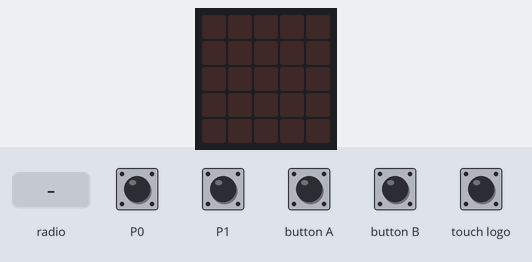
The program below on a simulated BBC micro:bit (MakeCode). On the bench: the board's 5×5 LED display. The inputs (shaded band) are chosen by the test bench.

Above: at 1.2 s.
1.3 s: touch pin P0 pressed for 0.15 s
At 2.3 s:
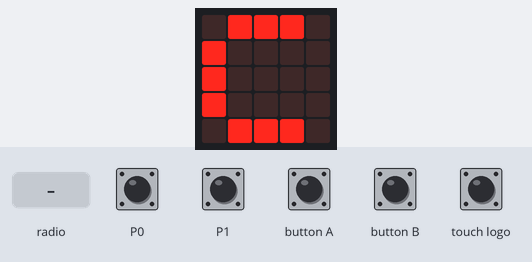
2.9 s: touch pin P1 pressed for 0.15 s
At 3.5 s:
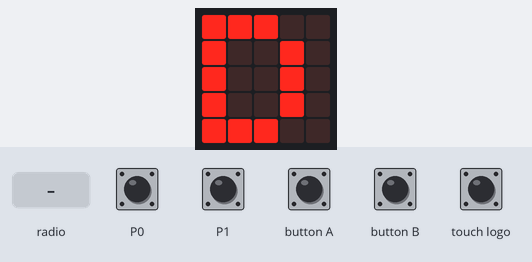
4.5 s: button A pressed for 0.15 s
At 5.8 s:
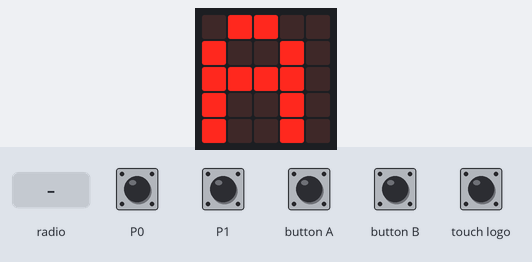
6.1 s: button B pressed for 0.15 s
At 7.2 s:
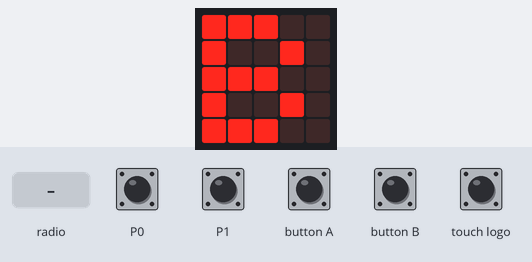
7.7 s: radio message "0" arrives
At 8.9 s:
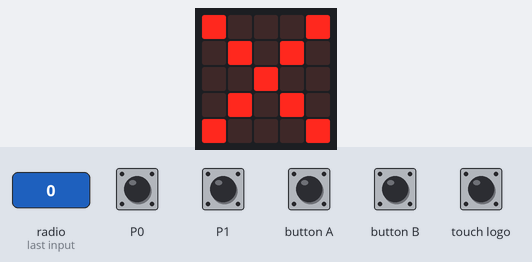
9.2 s: radio message "1" arrives
At 10.0 s:
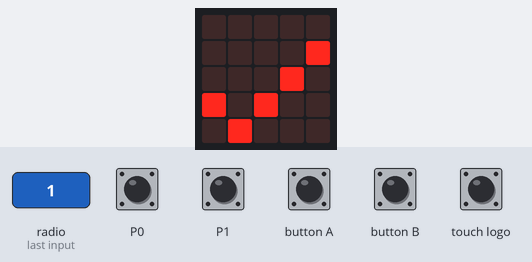
Timing chart, 0 to 11.7 s (numbered marks = the images above; inputs shaded):
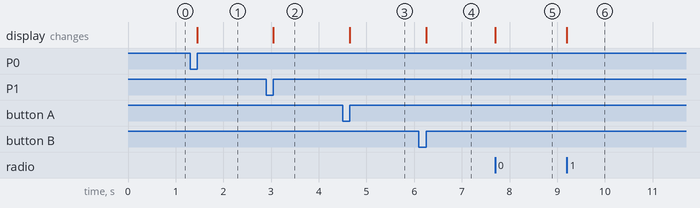

The program:

main.ts
```typescript
// Pokud hlasování neprobíhá, server odešle klientovi 0, pokud je však zmáčknuto tlačítko A, hlasování začne a server odešle 1.
// Po přijetí čísla 1, klient povolí vybrání odpovědi. Ta může být změněna kolikrát je potřeba. Jakmile je zmáčknuté logo, momentálně vybraná odpověď se odešle na server.
// Až server přijme odpověď, klientovi odešle "Přijato" a klient dá krátkou melodií vědět, že jeho odpověď byla přijata.
// Pokud je na serveru zmáčknuto znovu tlačítko A, hlasování se zastaví a po zmáčknutí B se zobrazí výsledky.
// Pokud je stisknutý PIN0 kód se zresetuje a server klientovi pošle číslo 2. Jakmile to je přijato, klient se resetuje také.
radio.setGroup(150)
let stop = 1
let odpoved = 0
radio.onReceivedNumber(function on_received_number(receivedNumber: number) {

    if (receivedNumber == 0) {
        basic.showIcon(IconNames.No)
        stop = 0
    } else if (receivedNumber == 1) {
        basic.showIcon(IconNames.Yes)
        stop = 1
    } else if (receivedNumber == 2) {
        control.reset()
    }

})
input.onButtonPressed(Button.A, function on_button_pressed_a() {

    if (stop == 1) {
        odpoved = 0
        basic.showString("A")
    }

})
input.onButtonPressed(Button.B, function on_button_pressed_b() {

    if (stop == 1) {
        odpoved = 1
        basic.showString("B")
    }

})
input.onPinReleased(TouchPin.P0, function on_pin_released_p0() {

    if (stop == 1) {
        odpoved = 2
        basic.showString("C")
    }

})
input.onPinReleased(TouchPin.P1, function on_pin_released_p1() {

    if (stop == 1) {
        odpoved = 3
        basic.showString("D")
    }

})
input.onLogoEvent(TouchButtonEvent.Pressed, function on_logo_event_pressed() {

    stop = 2
    radio.sendValue("answer", odpoved)
    radio.receivedPacket(RadioPacketProperty.SerialNumber)
})
radio.onReceivedString(function on_received_string(receivedString: string) {
    music.startMelody(music.builtInMelody(Melodies.JumpUp))
})
```

test.ts
```typescript
// Tady jsou testy. Při použití tohoto balíčku jako rozšíření nebude zkompilováno.
```

Measured:
- after the input at 1.3 s, the display: changes after 0.15 s (image 1)
- after the input at 2.9 s, the display: changes after 0.15 s (image 2)
- after the input at 4.5 s, the display: changes after 0.15 s (image 3)
- after the input at 6.1 s, the display: changes after 0.15 s (image 4)
- after the input at 7.7 s, the display: changes at once (image 5)
- after the input at 9.2 s, the display: changes at once (image 6)
